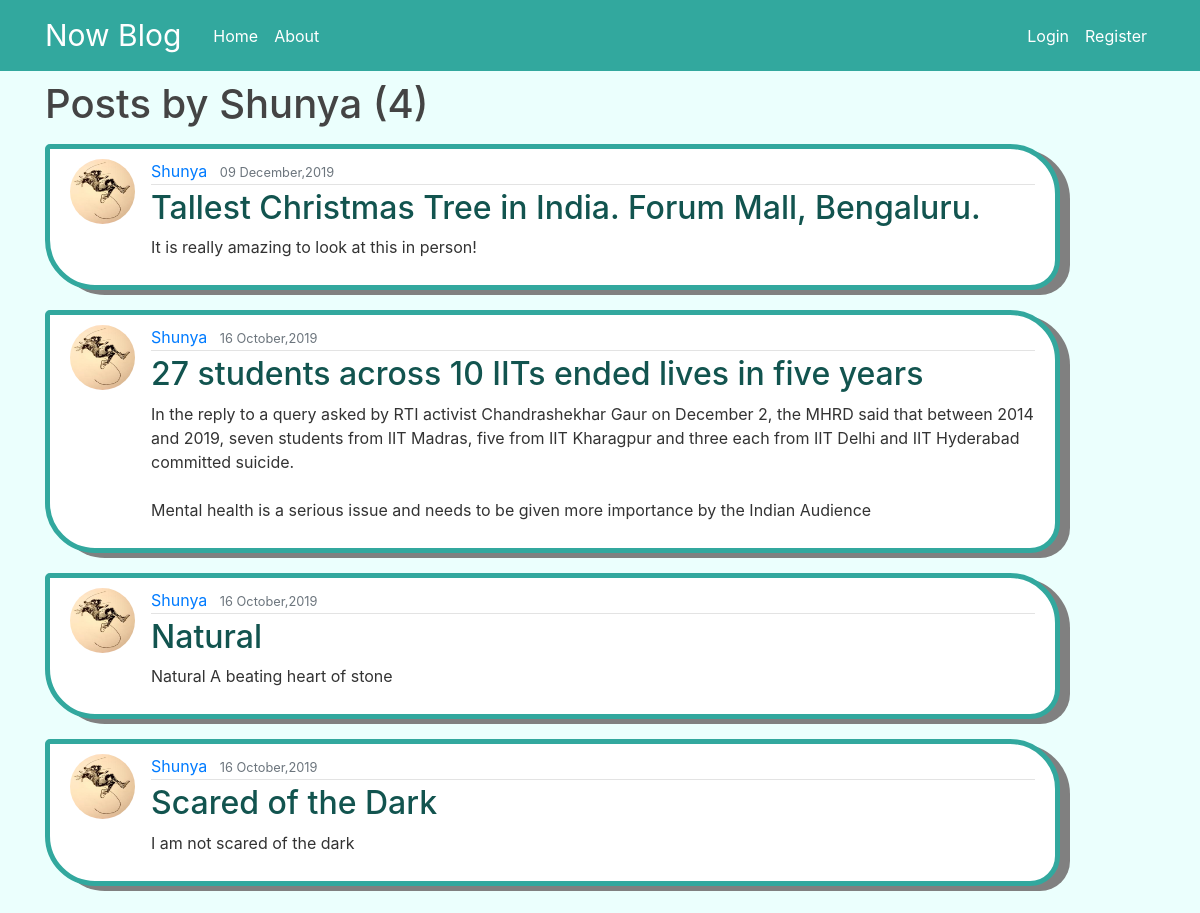
The page /user/Shunya on the database its author committed.
### main_website/models.py (models this page shows, shortened)
class Post(models.Model):
	title=models.CharField(max_length=100)
	content=models.TextField()
	date_posted=models.DateTimeField(default=timezone.now)
	author=models.ForeignKey(User, on_delete=models.CASCADE)
	con_image=models.ImageField(default='panda.jpg',upload_to='content_images')

### users/models.py (models this page shows, shortened)
class Profile(models.Model):
	user=models.OneToOneField(User, on_delete=models.CASCADE)
	pro_image=models.ImageField(default='default.jpg',upload_to='profile_pics')

### main_website/views.py (the view)
# urls.py: path('user/<str:username>', UserPostListView.as_view() , name='user_posts'),
class UserPostListView(ListView):
        model=Post
        template_name='main_website/user_posts.html'
        context_object_name='posts'
        paginate_by = 5
        def get_queryset(self):
                user = get_object_or_404(User, username=self.kwargs.get('username'))
                return Post.objects.filter(author=user).order_by('-date_posted')

### main_website/templates/main_website/user_posts.html (shortened to what this page needs)
{%extends "main_website/base.html"%}
{%block content%}
	<h1 class="mb-3"> Posts by {{view.kwargs.username}} ({{page_obj.paginator.count}})</h1>
	{%for post in posts%}
		<article class="media content-section">
		  <img class="rounded-circle article-img" src="{{post.author.profile.pro_image.url}}">
		  <div class="media-body">
		    <div class="article-metadata">
		      <a class="mr-2" href="{%url 'user_posts' post.author.username%}">{{ post.author }}</a>
		      <small class="text-muted">{{ post.date_posted|date:"d F,Y" }}</small>
		    </div>
		    <h2><a class="article-title" href="{%url 'post-detail' post.id%}">{{ post.title }}</a></h2>
		    <p class="article-content">{{ post.content }}</p>
		  </div>
		</article>
	{%endfor%}
{%endblock content%}

### main_website/templates/main_website/base.html (shortened to what this page needs)
{%load static%}
<!DOCTYPE html>
<html>
        <head>
    <link rel="stylesheet" href="https://maxcdn.bootstrapcdn.com/bootstrap/4.0.0/css/bootstrap.min.css">
	<link rel="stylesheet" type="text/css" href="{%static  'main_website/main.css'%}">
        </head>
        <body>
		<header class="site-header">
		  <nav class="navbar navbar-expand-md navbar-dark bg-steel fixed-top">
		    <div class="container">
		      <a class="navbar-brand mr-4 logo" href="/">Now Blog</a>
		      <div class="collapse navbar-collapse" id="navbarToggle">
		        <div class="navbar-nav mr-auto">
		          <a class="nav-item nav-link" href="{%url 'blog-home'%}">Home</a>
		          <a class="nav-item nav-link" href="{%url 'blog-about'%}">About</a>
		        </div>
		        <div class="navbar-nav">
			  {%if user.is_authenticated%}
			  <a class ="nav-item nav-link" href="{%url 'post-create'%}">Create</a>
			  <a class="nav-item nav-link" href="{% url 'profile'%}">Profile</a>
			  <a class="nav-item nav-link" href="{%url 'logout' %}">Logout</a>
			  {%else%}
		          <a class="nav-item nav-link" href="{%url 'login' %}">Login</a>
		          <a class="nav-item nav-link" href="{%url 'register' %}">Register</a>
			{%endif%}
		        </div>
		      </div>
		    </div>
		  </nav>
		</header>
		<main role="main" class="container">
		  <div class="row">
		    <div class="col-md-11">
		      {% block content %}{% endblock %}
		    </div>
		    <div class="col-md-4">
		      </div>
		    </div>
		</main>
        </body>
</html>

### main_website/static/main_website/main.css (style rules this page uses)
body { background: #ebfffd; color: #333333; margin-top: 5rem; }
h1, h2, h3, h4, h5, h6 { color: #444444; }
.logo { font-size: 30px; }
.bg-steel { background-color: #32a89e; }
.site-header .navbar-nav .nav-link { color: white; }
.content-section { background: #ffffff; padding: 10px 20px; border: 5px solid #32a89e; border-radius: 5px 50px 30px 50px; margin-bottom: 20px; box-shadow: 10px 5px grey; }
.article-title { color: #12544f; }
.article-content { white-space: pre-line; }
.article-img { height: 65px; width: 65px; margin-right: 16px; }
.article-metadata { padding-bottom: 1px; margin-bottom: 4px; border-bottom: 1px solid #e3e3e3 }

### rows shown on the page
Post: author.profile.pro_image (picture), author "Shunya", date_posted "09 December,2019", title "Tallest Christmas Tree in India. Forum Mall, Bengaluru.", content "It is really amazing to look at this in person!"
Post: author.profile.pro_image (picture), author "Shunya", date_posted "16 October,2019", title "27 students across 10 IITs ended lives in five years", content "In the reply to a query asked by RTI activist Chandrashekhar Gaur on December 2, the MHRD said that between 2014 and 2019, seven students from IIT Madras, five from IIT Kharagpur and three each from IIT Delhi and IIT Hyderabad committed suicide. Mental health is a serious issue and needs to be given more importance by the Indian Audience"
Post: author.profile.pro_image (picture), author "Shunya", date_posted "16 October,2019", title "Natural", content "Natural A beating heart of stone"
Post: author.profile.pro_image (picture), author "Shunya", date_posted "16 October,2019", title "Scared of the Dark", content "I am not scared of the dark"

### other values the page prints
{{ view.kwargs.username }} "Shunya"
{{ page_obj.paginator.count }} "4"
